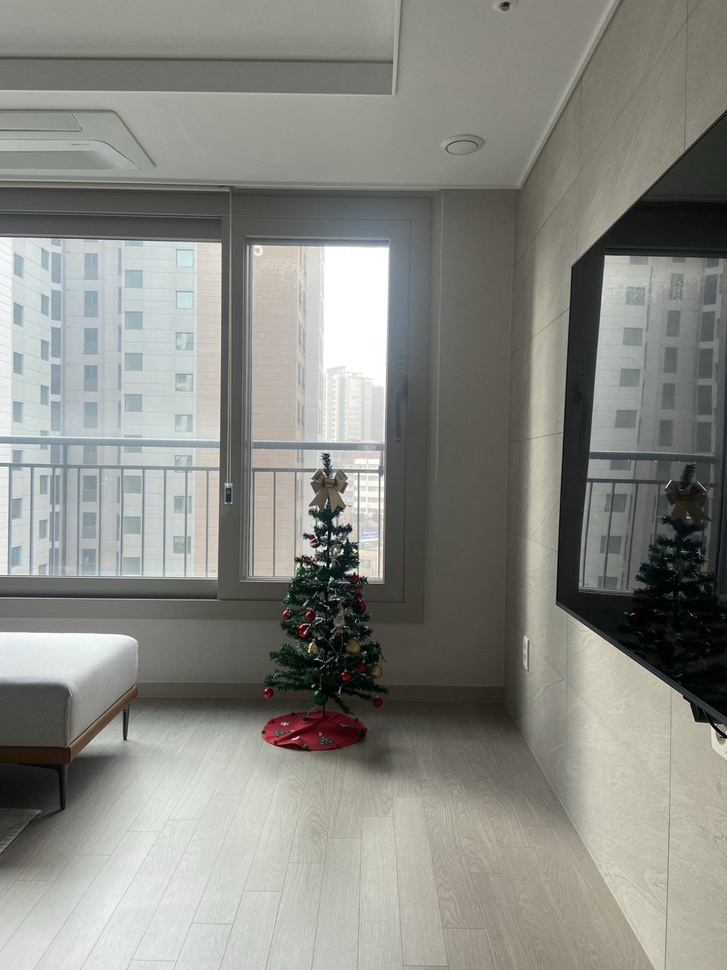
#> input picture left.jpg, 727 x 970 px, shrunk from 1080 x 1440 before the run, given in place of the camera
$ python practice_2_realtime_tracking.py
#> lines starting #> are read from the running program, lines starting #| are printed output that depends on the picture
import cv2
import numpy as np

# 두 대의 IVCam 카메라 연결
cam1 = cv2.VideoCapture(0, cv2.CAP_DSHOW)  # 첫 번째 카메라
cam2 = cv2.VideoCapture(1, cv2.CAP_DSHOW)  # 두 번째 카메라

if not cam1.isOpened() or not cam2.isOpened():
    print("Failed to open one or both cameras")
    exit()

# FPS 및 해상도 설정
fps = 30
width1 = int(cam1.get(cv2.CAP_PROP_FRAME_WIDTH))
height1 = int(cam1.get(cv2.CAP_PROP_FRAME_HEIGHT))
width2 = int(cam2.get(cv2.CAP_PROP_FRAME_WIDTH))
height2 = int(cam2.get(cv2.CAP_PROP_FRAME_HEIGHT))

# ROI 초기 설정 (카메라 1)
roi1_x, roi1_y, roi1_width, roi1_height = 200, 100, 80, 300
roi2_x, roi2_y, roi2_width, roi2_height = 200, 100, 80, 300

# 칼만 필터 초기화 (각 카메라별)
def init_kalman():
    kf = cv2.KalmanFilter(6, 2)
    kf.measurementMatrix = np.array([[1, 0, 0, 0, 0, 0],
                                      [0, 1, 0, 0, 0, 0]], np.float32)
    kf.transitionMatrix = np.array([[1, 0, 1, 0, 0.5, 0],
                                     [0, 1, 0, 1, 0, 0.5],
                                     [0, 0, 1, 0, 1, 0],
                                     [0, 0, 0, 1, 0, 1],
                                     [0, 0, 0, 0, 1, 0],
                                     [0, 0, 0, 0, 0, 1]], np.float32)
    kf.processNoiseCov = np.eye(6, dtype=np.float32) * 0.05
    kf.measurementNoiseCov = np.eye(2, dtype=np.float32) * 1.0
    kf.errorCovPost = np.eye(6, dtype=np.float32)
    return kf

kalman1 = init_kalman()
kalman2 = init_kalman()

# 좌표 저장 배열 생성
point_1_x = []
point_1_y = []
point_2_x = []
point_2_y = []


# 카메라1인지 카메라 2인지
flag = 0
# 이전 프레임 설정
ret1, prev_frame1 = cam1.read()
#> prev_frame1 is the input picture: shape (970, 727, 3); mean B, G, R 131.8, 137.7, 137.2
ret2, prev_frame2 = cam2.read()


def process_frame(prev_frame, curr_frame, next_frame, roi_x, roi_y, roi_width, roi_height, kalman, flag):
#> called with roi_x = 200, roi_y = 100, roi_width = 80, roi_height = 300, flag = 0
    roi_x = max(0, min(roi_x, width1 - roi_width))
    roi_y = max(0, min(roi_y, height1 - roi_height))

    prev_roi = prev_frame[roi_y:roi_y + roi_height, roi_x:roi_x + roi_width]
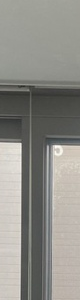
#> prev_roi: shape (300, 80, 3); mean B, G, R 136.3, 142, 143.2
    curr_roi = curr_frame[roi_y:roi_y + roi_height, roi_x:roi_x + roi_width]
    next_roi = next_frame[roi_y:roi_y + roi_height, roi_x:roi_x + roi_width]

    diff1 = cv2.absdiff(prev_roi, curr_roi)
#> diff1: shape (300, 80, 3); every value is 0
    diff2 = cv2.absdiff(curr_roi, next_roi)
    combined_diff = cv2.bitwise_and(diff1, diff2)

    gray_diff = cv2.cvtColor(combined_diff, cv2.COLOR_BGR2GRAY)
#> gray_diff: shape (300, 80); every value is 0
    _, roi_thresh = cv2.threshold(gray_diff, 20, 255, cv2.THRESH_BINARY)

    cv2.rectangle(curr_frame, (roi_x, roi_y), (roi_x + roi_width, roi_y + roi_height), (255, 0, 0), 2)

    contours, _ = cv2.findContours(roi_thresh, cv2.RETR_EXTERNAL, cv2.CHAIN_APPROX_SIMPLE)
#> contours = []
    measured = None
    contours_found = False

    for contour in contours:
        area = cv2.contourArea(contour)
        x, y, w, h = cv2.boundingRect(contour)
        aspect_ratio = w / h if w > h else h / w
        if area > 50 and 0.5 <= aspect_ratio <= 2.0:
            M = cv2.moments(contour)
            cx = int(M['m10'] / M['m00'])
            cy = int(M['m01'] / M['m00'])

            global_cx = cx + roi_x
            global_cy = cy + roi_y
            if cv2.waitKey(int(1000 / fps)) & 0xFF == 32: # 스페이스바바
                if flag == 0:
                    point_1_x.append(global_cx)
                    point_1_y.append(global_cy)
                elif flag == 1:
                    point_2_x.append(global_cx)
                    point_2_y.append(global_cy)

            measured = np.array([[np.float32(global_cx)], [np.float32(global_cy)]])
            kalman.correct(measured)

            cv2.circle(curr_frame, (global_cx, global_cy), 5, (0, 0, 255), -1)
            cv2.drawContours(curr_frame, [contour + (roi_x, roi_y)], -1, (0, 255, 0), 2)
            contours_found = True
#> this loop made 0 passes
#> after the loop, point_1_x = []; point_1_y = []; point_2_x = []; point_2_y = []

    prediction = kalman.predict()
#> prediction = [0, 0, 0, 0, 0, 0]
    predicted_cx, predicted_cy = int(prediction[0][0]), int(prediction[1][0])
#> predicted_cx = 0; predicted_cy = 0

    if contours_found:
        roi_x = max(0, min(predicted_cx - roi_width // 2, width1 - roi_width))
        roi_y = max(0, min(predicted_cy - roi_height // 2, height1 - roi_height))
    else:
        roi_x, roi_y = 200, 100

    return curr_frame, roi_x, roi_y


# 카메라1인지 카메라 2인지
flag = 0
# 이전 프레임 설정
ret1, prev_frame1 = cam1.read()
ret2, prev_frame2 = cam2.read()

if not ret1 or not ret2:
    print("Error: Unable to read initial frames.")
    cam1.release()
    cam2.release()
    exit()

ret1, curr_frame1 = cam1.read()
ret2, curr_frame2 = cam2.read()

if not ret1 or not ret2:
    print("Error: Unable to read second frames.")
    cam1.release()
    cam2.release()
    exit()

# 메인 루프
while cam1.isOpened() and cam2.isOpened():
    ret1, next_frame1 = cam1.read()
    ret2, next_frame2 = cam2.read()

    if not ret1 or not ret2:
        break


    # 카메라 1, 2 각각 처리
    frame1, roi1_x, roi1_y = process_frame(prev_frame1, curr_frame1, next_frame1, roi1_x, roi1_y, roi1_width, roi1_height, kalman1, 0)
#> roi1_x = 200; roi1_y = 100
    frame2, roi2_x, roi2_y = process_frame(prev_frame2, curr_frame2, next_frame2, roi2_x, roi2_y, roi2_width, roi2_height, kalman2, 1)
#> roi2_x = 200; roi2_y = 100

    # 결과 출력
    cv2.imshow("Camera 1 Processed", frame1)
    cv2.imshow("Camera 2 Processed", frame2)

    key = cv2.waitKey(int(1000 / fps)) & 0xFF
#> (key Esc is pressed here)

    if key == 97 or key == 65: # a 눌리면 배열 초기화화
        point_1_x.clear()
        point_1_y.clear()
        point_2_x.clear()
        point_2_y.clear()

    elif key == 98 or key == 66: # b 눌리면 배열 출력력
        for i in range(min(len(point_1_x), len(point_2_x))):
            print(f"x_1 = {point_1_x[i]},   y_1 = {point_1_y[i]}")
            print(f"x_2 = {point_2_x[i]},   y_2 = {point_2_y[i]}")

        # 정규화하기

        point_1_x.clear()
        point_1_y.clear()
        point_2_x.clear()
        point_2_y.clear()


    if key == 27:  # ESC 키
        break

    prev_frame1, curr_frame1 = curr_frame1, next_frame1
    prev_frame2, curr_frame2 = curr_frame2, next_frame2

# 종료
cam1.release()
cam2.release()
cv2.destroyAllWindows()

$ run again, on right.jpg
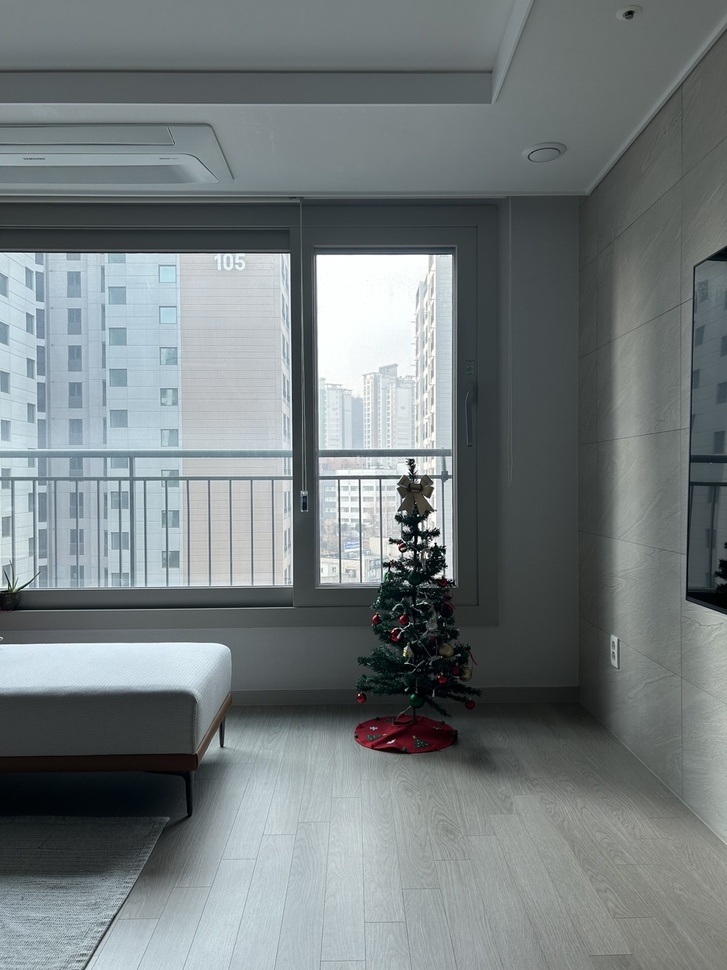
#> input picture right.jpg, 727 x 970 px, shrunk from 1080 x 1440 before the run, given in place of the camera
#> prev_frame1 is the input picture: shape (970, 727, 3); mean B, G, R 126, 124.4, 116.8
#> in process_frame, `prev_roi = prev_frame[roi_y:roi_y + roi_height, roi_x:roi_x + roi_width]`:
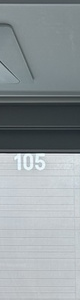
#> prev_roi: shape (300, 80, 3); mean B, G, R 157.3, 154, 146.5
#> diff1: shape (300, 80, 3); every value is 0
#> gray_diff: shape (300, 80); every value is 0
#> contours = []
#> prediction = [0, 0, 0, 0, 0, 0]
#> predicted_cx = 0
#> roi1_x = 200; roi1_y = 100
#> roi2_x = 200; roi2_y = 100
